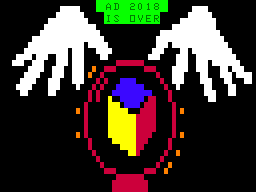

Rendered tile map (Tiled .tmx) drawn with the repository's tilesets; below, a short description and the map source with its tile grids summarised:
An orthogonal 32x16 tile map with 8x12 px tiles, 1 tile layer (Tile Layer 1).

<map version="1.0" tiledversion="1.1.5" orientation="orthogonal" renderorder="right-down" width="32" height="16" tilewidth="8" tileheight="12" infinite="0" nextobjectid="1">
 <tileset firstgid="1" name="vz-chars0" tilewidth="8" tileheight="12" tilecount="256" columns="32">
  <image source="vz-chars0.png" width="256" height="96" />
 </tileset>
 <layer name="Tile Layer 1" width="32" height="16">
  <data>[512 cells, 512 non-empty, 56 distinct tile ids]</data>
 </layer>
</map>